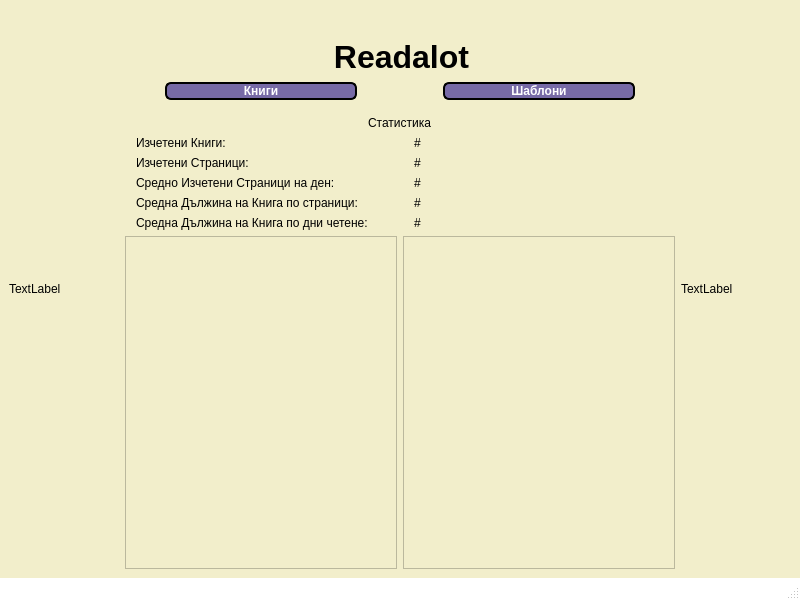
<?xml version="1.0" encoding="UTF-8"?>
<ui version="4.0">
 <class>MainWindow</class>
 <widget class="QMainWindow" name="MainWindow">
  <property name="geometry">
   <rect>
    <x>0</x>
    <y>0</y>
    <width>800</width>
    <height>600</height>
   </rect>
  </property>
  <property name="windowTitle">
   <string>MainWindow</string>
  </property>
  <property name="styleSheet">
   <string notr="true">QMainWindow{
	background-color: rgb(255, 255, 255);
}</string>
  </property>
  <widget class="QWidget" name="centralwidget">
   <property name="styleSheet">
    <string notr="true">background-color: rgb(242, 238, 203);</string>
   </property>
   <layout class="QVBoxLayout" name="verticalLayout">
    <item>
     <layout class="QHBoxLayout" name="horizontalLayout" stretch="5,25,5">
      <item>
       <widget class="QLabel" name="label_2">
        <property name="text">
         <string>TextLabel</string>
        </property>
       </widget>
      </item>
      <item>
       <layout class="QVBoxLayout" name="verticalLayout_2" stretch="0,10,0,0,0">
        <property name="topMargin">
         <number>20</number>
        </property>
        <item>
         <widget class="QLabel" name="label">
          <property name="styleSheet">
           <string notr="true">QObject#label{
	margin-top: 10%
}</string>
          </property>
          <property name="text">
           <string>&lt;html&gt;&lt;head/&gt;&lt;body&gt;&lt;p align=&quot;center&quot;&gt;&lt;span style=&quot; font-size:24pt; font-weight:600;&quot;&gt;Readalot&lt;/span&gt;&lt;/p&gt;&lt;/body&gt;&lt;/html&gt;</string>
          </property>
         </widget>
        </item>
        <item>
         <layout class="QGridLayout" name="gridLayout">
          <item row="0" column="0">
           <widget class="QPushButton" name="pushButtonBooks">
            <property name="styleSheet">
             <string notr="true">QPushButton{
	border-radius: 6px;
	border-width: 2px;
	background-color: rgb(119, 106, 166);
	border-color: rgb(0,0,0);
	border-style: solid;
	color: rgb(255,255,255);
	font-weight: bold;
	font: 16pt &quot;Monotype Corsiva&quot;;
	margin: 0 40px 0 40px;
}
QPushButton:hover{
	background-color: rgb(212, 203, 242);
	color: rgb(0,0,0);
}</string>
            </property>
            <property name="text">
             <string>Книги</string>
            </property>
           </widget>
          </item>
          <item row="0" column="1">
           <widget class="QPushButton" name="pushButtonTemplates">
            <property name="styleSheet">
             <string notr="true">QPushButton{
	border-radius: 6px;
	border-width: 2px;
	background-color: rgb(119, 106, 166);
	border-color: rgb(0,0,0);
	border-style: solid;
	color: rgb(255,255,255);
	font-weight: bold;
	font: 16pt &quot;Monotype Corsiva&quot;;
	margin: 0 40px 0 40px;
}
QPushButton:hover{
	background-color: rgb(212, 203, 242);
	color: rgb(0,0,0);
}</string>
            </property>
            <property name="text">
             <string>Шаблони</string>
            </property>
           </widget>
          </item>
         </layout>
        </item>
        <item>
         <spacer name="verticalSpacer">
          <property name="orientation">
           <enum>Qt::Vertical</enum>
          </property>
          <property name="sizeType">
           <enum>QSizePolicy::Preferred</enum>
          </property>
          <property name="sizeHint" stdset="0">
           <size>
            <width>20</width>
            <height>10</height>
           </size>
          </property>
         </spacer>
        </item>
        <item alignment="Qt::AlignHCenter">
         <widget class="QLabel" name="label_4">
          <property name="styleSheet">
           <string notr="true">font: 18pt &quot;Monotype Corsiva&quot;;</string>
          </property>
          <property name="text">
           <string>Статистика</string>
          </property>
         </widget>
        </item>
        <item>
         <layout class="QHBoxLayout" name="horizontalLayout_2" stretch="5,5">
          <item>
           <layout class="QVBoxLayout" name="verticalLayout_3">
            <item>
             <widget class="QLabel" name="label_5">
              <property name="sizePolicy">
               <sizepolicy hsizetype="Preferred" vsizetype="Preferred">
                <horstretch>0</horstretch>
                <verstretch>0</verstretch>
               </sizepolicy>
              </property>
              <property name="styleSheet">
               <string notr="true">margin-left: 7.5px;</string>
              </property>
              <property name="text">
               <string>Изчетени Книги: </string>
              </property>
             </widget>
            </item>
            <item>
             <widget class="QLabel" name="label_7">
              <property name="styleSheet">
               <string notr="true">margin-left: 7.5px;</string>
              </property>
              <property name="text">
               <string>Изчетени Страници: </string>
              </property>
             </widget>
            </item>
            <item>
             <widget class="QLabel" name="label_6">
              <property name="styleSheet">
               <string notr="true">margin-left: 7.5px;</string>
              </property>
              <property name="text">
               <string>Средно Изчетени Страници на ден: </string>
              </property>
             </widget>
            </item>
            <item>
             <widget class="QLabel" name="label_8">
              <property name="styleSheet">
               <string notr="true">margin-left: 7.5px;</string>
              </property>
              <property name="text">
               <string>Средна Дължина на Книга по страници:</string>
              </property>
             </widget>
            </item>
            <item>
             <widget class="QLabel" name="label_9">
              <property name="styleSheet">
               <string notr="true">margin-left: 7.5px;</string>
              </property>
              <property name="text">
               <string>Средна Дължина на Книга по дни четене:</string>
              </property>
             </widget>
            </item>
            <item>
             <widget class="QChartView" name="chartBookPages"/>
            </item>
           </layout>
          </item>
          <item>
           <layout class="QVBoxLayout" name="verticalLayout_4">
            <item>
             <widget class="QLabel" name="booksReadNum">
              <property name="styleSheet">
               <string notr="true">margin-left: 7.5px;</string>
              </property>
              <property name="text">
               <string>#</string>
              </property>
             </widget>
            </item>
            <item>
             <widget class="QLabel" name="pagesReadNum">
              <property name="styleSheet">
               <string notr="true">margin-left: 7.5px;</string>
              </property>
              <property name="text">
               <string>#</string>
              </property>
             </widget>
            </item>
            <item>
             <widget class="QLabel" name="pageAverageRead">
              <property name="styleSheet">
               <string notr="true">margin-left: 7.5px;</string>
              </property>
              <property name="text">
               <string>#</string>
              </property>
             </widget>
            </item>
            <item>
             <widget class="QLabel" name="bookLengthAvgByPages">
              <property name="styleSheet">
               <string notr="true">margin-left: 7.5px;</string>
              </property>
              <property name="text">
               <string>#</string>
              </property>
             </widget>
            </item>
            <item>
             <widget class="QLabel" name="bookLengthByTime">
              <property name="styleSheet">
               <string notr="true">margin-left: 7.5px;</string>
              </property>
              <property name="text">
               <string>#</string>
              </property>
             </widget>
            </item>
            <item>
             <widget class="QChartView" name="genrePieChart"/>
            </item>
           </layout>
          </item>
         </layout>
        </item>
       </layout>
      </item>
      <item>
       <widget class="QLabel" name="label_3">
        <property name="text">
         <string>TextLabel</string>
        </property>
       </widget>
      </item>
     </layout>
    </item>
   </layout>
  </widget>
  <widget class="QMenuBar" name="menubar">
   <property name="geometry">
    <rect>
     <x>0</x>
     <y>0</y>
     <width>800</width>
     <height>22</height>
    </rect>
   </property>
  </widget>
  <widget class="QStatusBar" name="statusbar"/>
 </widget>
 <customwidgets>
  <customwidget>
   <class>QChartView</class>
   <extends>QGraphicsView</extends>
   <header>QtCharts</header>
  </customwidget>
 </customwidgets>
 <resources/>
 <connections/>
</ui>
